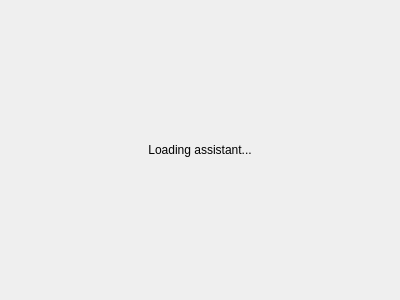
<?xml version="1.0" encoding="UTF-8"?>
<ui version="4.0">
 <class>LoadPage</class>
 <widget class="QWidget" name="LoadPage">
  <property name="geometry">
   <rect>
    <x>0</x>
    <y>0</y>
    <width>400</width>
    <height>300</height>
   </rect>
  </property>
  <property name="windowTitle">
   <string>Form</string>
  </property>
  <layout class="QVBoxLayout" name="verticalLayout">
   <item>
    <spacer name="verticalSpacer">
     <property name="orientation">
      <enum>Qt::Vertical</enum>
     </property>
     <property name="sizeHint" stdset="0">
      <size>
       <width>20</width>
       <height>129</height>
      </size>
     </property>
    </spacer>
   </item>
   <item>
    <widget class="QLabel" name="statusLabel">
     <property name="text">
      <string>Loading assistant...</string>
     </property>
     <property name="alignment">
      <set>Qt::AlignCenter</set>
     </property>
    </widget>
   </item>
   <item>
    <spacer name="verticalSpacer_2">
     <property name="orientation">
      <enum>Qt::Vertical</enum>
     </property>
     <property name="sizeHint" stdset="0">
      <size>
       <width>20</width>
       <height>129</height>
      </size>
     </property>
    </spacer>
   </item>
  </layout>
 </widget>
 <resources/>
 <connections/>
</ui>
